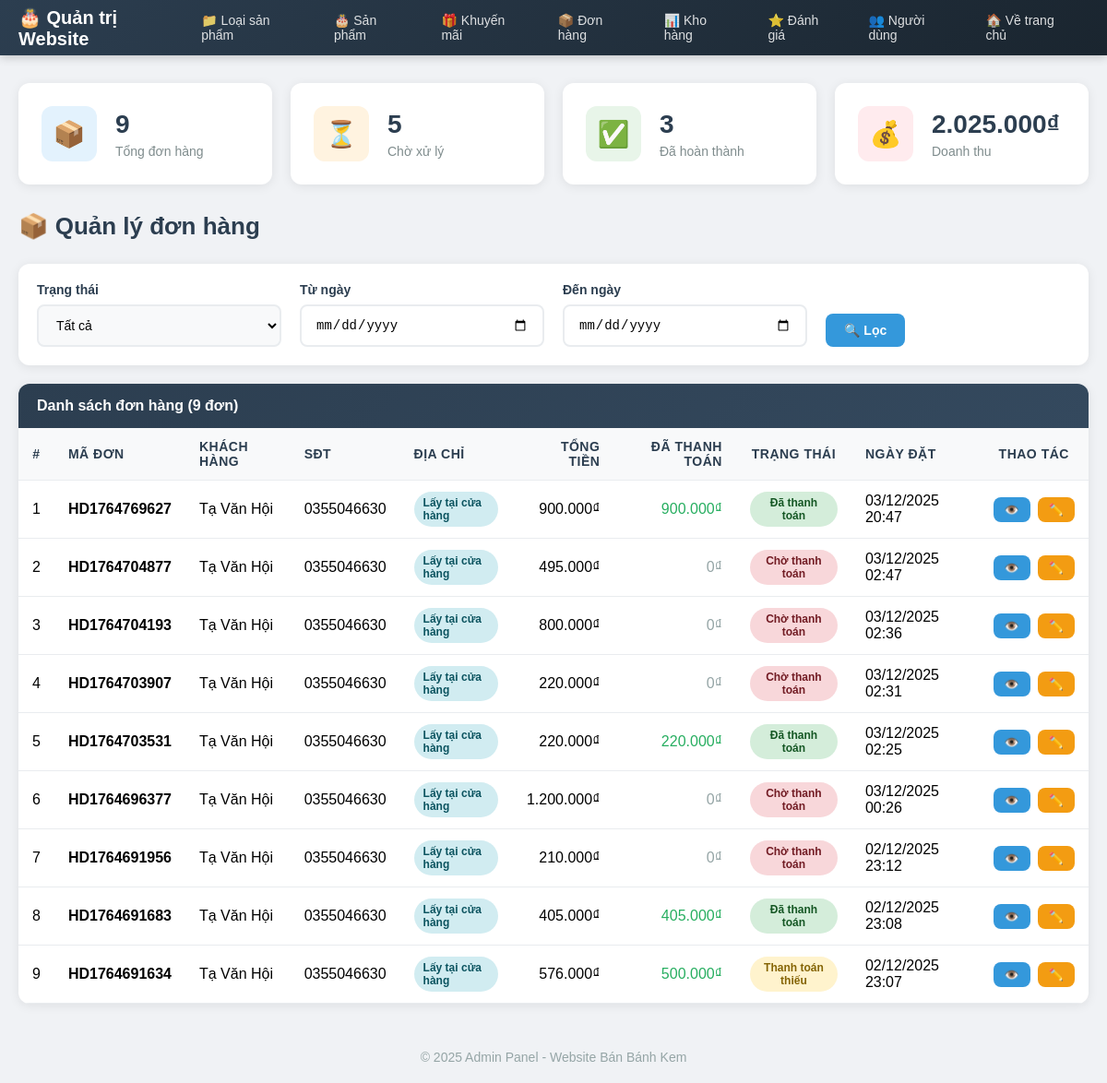
/Admin/orderList (signed in), run on the app's committed database.
### tables this page shows
CREATE TABLE `orders` (
  `id` int(11) NOT NULL,
  `user_id` int(11) NOT NULL,
  `order_code` varchar(50) NOT NULL,
  `receiver` varchar(100) NOT NULL,
  `phone` varchar(20) NOT NULL,
  `address` varchar(255) NOT NULL,
  `delivery_method` varchar(20) NOT NULL DEFAULT 'home',
  `payment_method` varchar(20) NOT NULL,
  `total_amount` decimal(15,2) NOT NULL DEFAULT 0.00,
  `discount_amount` decimal(15,2) NOT NULL DEFAULT 0.00,
  `coupon_code` varchar(100) DEFAULT NULL,
  `transaction_info` varchar(30) NOT NULL,
  `note` text DEFAULT NULL,
  `created_at` datetime DEFAULT current_timestamp(),
  `received_amount` decimal(15,2) DEFAULT 0.00,
  `lack_amount` decimal(15,2) DEFAULT 0.00
);

### app/Controller.php (called while the page is built, shortened)
<?php
class Controller {
    public function model($model){
        return new $model;
    }
    public function view($view, $data = []){
        extract($data);
        require "./views/" . $view . ".php";
    }
}

### controllers/Admin.php (called while the page is built, shortened)
<?php
class Admin extends Controller{
    public function orderList() {
        $orderModel = $this->model('OrderModel');
        $where = "1=1";
        $params = [];
        $statsWhere = "1=1";
        $statsParams = [];
        $orders = $orderModel->select("SELECT * FROM orders WHERE $where ORDER BY created_at DESC", $params);
        $filteredOrders = $orderModel->select("SELECT * FROM orders WHERE $statsWhere", $statsParams);
        $stats = [
            'total' => count($filteredOrders),
            'pending' => 0,
            'completed' => 0,
            'revenue' => 0
        ];
        foreach ($filteredOrders as $o) {
            $stats['revenue'] += (float)($o['received_amount'] ?? 0);
            if ($o['transaction_info'] == 'dathanhtoan') {
                $stats['completed']++;
            } elseif ($o['transaction_info'] == 'chothanhtoan') {
                $stats['pending']++;
            }
        }
        $this->view('adminPage', [
            'page' => 'OrderListView',
            'orders' => $orders,
            'stats' => $stats
        ]);
    }
}

### app/App.php (called while the page is built, shortened)
<?php
class App{
    protected $action="Show";
 public function __construct(){
        $arr=array();
        if(isset($_GET["url"])){
            $arr=$this->urlprocess();
        }
        if(isset($arr[0])&& file_exists("./controllers/".$arr[0].".php")){
            unset($arr[0]);
        }
        $this->controller= new $this->controller;
        if(isset($arr[1]) && method_exists($this->controller,$arr[1])){
            $this->action=$arr[1];
        }
        unset($arr[1]);
        $this->param =$arr?array_values($arr):array();
        call_user_func_array(array($this->controller,$this->action),$this->param);
    }
   public function urlprocess(){
        if(isset($_GET["url"])){
           return explode('/', filter_var(trim($_GET["url"],'/')));
        }
        return array();
    }
}

### index.php (called while the page is built, shortened)
<?php
require_once "app/DB.php";
require_once "app/Controller.php";
require_once "app/App.php";
$App = new App();
?>

### app/DB.php (called while the page is built, shortened)
<?php
class DB {
    private $host='localhost';
    private $user='root';
    private $pass='';
    private $dbname='website';
    public function __construct(){
        $this->db=$this->Connect();
    }
    public function Connect(){
        $dsn='mysql:host='.$this->host.';port=3306;dbname='.$this->dbname;
        $pdo=new PDO($dsn,$this->user,$this->pass);
        $pdo->setAttribute(PDO::ATTR_DEFAULT_FETCH_MODE,PDO::FETCH_ASSOC);
        return $pdo;
    }
}

### models/BaseModel.php (called while the page is built, shortened)
<?php
class BaseModel extends DB {
    public function __construct()
    {
        if ($this->db instanceof PDO) {
            $this->db->setAttribute(PDO::ATTR_ERRMODE, PDO::ERRMODE_EXCEPTION);
        } else {
            error_log("❌ BaseModel: \$this->db KHÔNG PHẢI PDO - LỖI KẾT NỐI");
        }
    }
    public function select($sql, $params = []) {
        try {
            $stmt = $this->db->prepare($sql);
            $stmt->execute($params);
            return $stmt->fetchAll(PDO::FETCH_ASSOC);
        } catch (PDOException $e) {
            error_log("Lỗi BaseModel::select(): " . $e->getMessage());
            return [];
        }
    }
}

### views/Back_end/OrderListView.php (the view, shortened to what this page needs)
<?php
$orders = $data['orders'] ?? [];
$stats = $data['stats'] ?? [];
?>
<div class="stats-grid">
    <div class="stat-card">
        <div class="stat-icon blue">📦</div>
        <div class="stat-info">
            <h3><?= $stats['total'] ?? count($orders) ?></h3>
            <p>Tổng đơn hàng</p>
        </div>
    </div>
    <div class="stat-card">
        <div class="stat-icon orange">⏳</div>
        <div class="stat-info">
            <h3><?= $stats['pending'] ?? 0 ?></h3>
            <p>Chờ xử lý</p>
        </div>
    </div>
    <div class="stat-card">
        <div class="stat-icon green">✅</div>
        <div class="stat-info">
            <h3><?= $stats['completed'] ?? 0 ?></h3>
            <p>Đã hoàn thành</p>
        </div>
    </div>
    <div class="stat-card">
        <div class="stat-icon red">💰</div>
        <div class="stat-info">
            <h3><?= number_format($stats['revenue'] ?? 0, 0, ',', '.') ?>₫</h3>
            <p>Doanh thu</p>
        </div>
    </div>
</div>
<div class="page-header">
    <h2 class="page-title">📦 Quản lý đơn hàng</h2>
</div>
<div class="card" style="margin-bottom: 20px;">
    <div class="card-body">
        <form method="GET" action="<?= APP_URL ?>/Admin/orderList" class="form-row">
            <div class="form-group" style="margin-bottom:0;">
                <label class="form-label">Trạng thái</label>
                <select name="status" class="form-control">
                    <option value="">Tất cả</option>
                </select>
            </div>
            <div class="form-group" style="margin-bottom:0;">
                <label class="form-label">Từ ngày</label>
                <input type="date" name="from_date" class="form-control" value="<?= $_GET['from_date'] ?? '' ?>">
            </div>
            <div class="form-group" style="margin-bottom:0;">
                <label class="form-label">Đến ngày</label>
                <input type="date" name="to_date" class="form-control" value="<?= $_GET['to_date'] ?? '' ?>">
            </div>
            <div class="form-group" style="margin-bottom:0;">
                <label class="form-label">&nbsp;</label>
                <button type="submit" class="btn btn-primary">🔍 Lọc</button>
            </div>
        </form>
    </div>
</div>
<div class="card">
    <div class="card-header">
        Danh sách đơn hàng (<?= count($orders) ?> đơn)
    </div>
    <div class="table-responsive">
        <table class="table">
            <thead>
                <tr>
                    <th class="text-center">#</th>
                    <th>Mã đơn</th>
                    <th>Khách hàng</th>
                    <th>SĐT</th>
                    <th>Địa chỉ</th>
                    <th class="text-right">Tổng tiền</th>
                    <th class="text-right">Đã thanh toán</th>
                    <th class="text-center">Trạng thái</th>
                    <th>Ngày đặt</th>
                    <th class="text-center">Thao tác</th>
                </tr>
            </thead>
            <tbody>
                <?php if (!empty($orders)): $i = 1; ?>
                    <?php foreach ($orders as $order): ?>
                    <tr>
                        <td class="text-center"><?= $i++ ?></td>
                        <td><strong><?= htmlspecialchars($order['order_code']) ?></strong></td>
                        <td><?= htmlspecialchars($order['receiver']) ?></td>
                        <td><?= htmlspecialchars($order['phone']) ?></td>
                        <td>
                            <?= ($order['delivery_method'] ?? '') === 'store'
                                ? '<span class="badge badge-info">Lấy tại cửa hàng</span>'
                                : htmlspecialchars(mb_substr($order['address'] ?? '', 0, 30)) . (strlen($order['address'] ?? '') > 30 ? '...' : '') ?>
                        </td>
                        <td class="text-right"><?= number_format($order['total_amount'] ?? 0, 0, ',', '.') ?>₫</td>
                        <td class="text-right">
                            <?php if (($order['received_amount'] ?? 0) > 0): ?>
                                <span style="color:#27ae60;"><?= number_format($order['received_amount'], 0, ',', '.') ?>₫</span>
                            <?php else: ?>
                                <span style="color:#95a5a6;">0₫</span>
                            <?php endif; ?>
                        </td>
                        <td class="text-center">
                            <?php
                            $status = $order['transaction_info'] ?? '';
                            if ($status == 'dathanhtoan') {
                                echo '<span class="badge badge-success">Đã thanh toán</span>';
                            } elseif ($status == 'thanhtoanthieu') {
                                echo '<span class="badge badge-warning">Thanh toán thiếu</span>';
                            } else {
                                echo '<span class="badge badge-danger">Chờ thanh toán</span>';
                            }
                            ?>
                        </td>
                        <td><?= date('d/m/Y H:i', strtotime($order['created_at'])) ?></td>
                        <td class="text-center">
                            <div class="action-btns">
                                <a href="<?= APP_URL ?>/Admin/orderDetail/<?= $order['id'] ?>" class="btn btn-primary btn-sm">👁️</a>
                                <a href="<?= APP_URL ?>/Admin/orderUpdateStatus/<?= $order['id'] ?>" class="btn btn-warning btn-sm">✏️</a>
                            </div>
                        </td>
                    </tr>
                    <?php endforeach; ?>
                <?php endif; ?>
            </tbody>
        </table>
    </div>
</div>

### public/css/admin.css (style rules this page uses)
* { margin: 0; padding: 0; box-sizing: border-box; }
body { font-family: Arial, sans-serif; background: #f0f2f5; min-height: 100vh; }
.page-header { display: flex; justify-content: space-between; align-items: center; margin-bottom: 25px; }
.page-title { font-size: 26px; color: #2c3e50; font-weight: 700; display: flex; align-items: center; gap: 10px; }
.card { background: #fff; border-radius: 12px; box-shadow: 0 2px 12px rgba(0,0,0,0.08); overflow: hidden; }
.card-header { background: linear-gradient(135deg, #2c3e50 0%, #34495e 100%); color: #fff; padding: 15px 20px; font-weight: 600; font-size: 16px; }
.card-body { padding: 20px; }
.btn { padding: 10px 20px; border-radius: 8px; font-size: 14px; font-weight: 600; cursor: pointer; text-decoration: none; display: inline-flex; align-items: center; gap: 6px; border: none; transition: all 0.3s; }
.btn-primary { background: #3498db; color: #fff; }
.btn-warning { background: #f39c12; color: #fff; }
.btn-sm { padding: 6px 12px; font-size: 13px; }
.table-responsive { overflow-x: auto; }
.table { width: 100%; border-collapse: collapse; }
.table th, .table td { padding: 12px 15px; text-align: left; border-bottom: 1px solid #e9ecef; vertical-align: middle; }
.table thead { background: #f8f9fa; }
.table thead th { font-weight: 600; color: #2c3e50; font-size: 14px; text-transform: uppercase; letter-spacing: 0.5px; }
.table .text-center { text-align: center; }
.table .text-right { text-align: right; }
.badge { display: inline-block; padding: 5px 10px; border-radius: 20px; font-size: 12px; font-weight: 600; }
.badge-success { background: #d4edda; color: #155724; }
.badge-danger { background: #f8d7da; color: #721c24; }
.badge-warning { background: #fff3cd; color: #856404; }
.badge-info { background: #d1ecf1; color: #0c5460; }
.form-group { margin-bottom: 20px; }
.form-label { display: block; margin-bottom: 8px; font-weight: 600; color: #2c3e50; font-size: 14px; }
.form-control { width: 100%; padding: 12px 15px; border: 2px solid #e9ecef; border-radius: 8px; font-size: 14px; transition: border-color 0.3s, box-shadow 0.3s; }
.form-control:read-only { background: #f8f9fa; }
select.form-control { cursor: pointer; }
.form-row { display: grid; grid-template-columns: repeat(auto-fit, minmax(200px, 1fr)); gap: 20px; align-items: end; }
.stats-grid { display: grid; grid-template-columns: repeat(auto-fit, minmax(250px, 1fr)); gap: 20px; margin-bottom: 30px; }
.stat-card { background: #fff; border-radius: 12px; padding: 25px; box-shadow: 0 2px 12px rgba(0,0,0,0.08); display: flex; align-items: center; gap: 20px; }
.stat-icon { width: 60px; height: 60px; border-radius: 12px; display: flex; align-items: center; justify-content: center; font-size: 28px; }
.stat-icon.blue { background: #e3f2fd; }
.stat-icon.green { background: #e8f5e9; }
.stat-icon.orange { background: #fff3e0; }
.stat-icon.red { background: #ffebee; }
.stat-info h3 { font-size: 28px; color: #2c3e50; margin-bottom: 5px; }
.stat-info p { color: #7f8c8d; font-size: 14px; }
.action-btns { display: flex; gap: 8px; justify-content: center; }

### data on the page
orders: order_code "HD1764769627", receiver "Tạ Văn Hội", phone "0355046630", delivery_method "Lấy tại cửa hàng", total_amount "900.000", received_amount "900.000", transaction_info "Đã thanh toán", created_at "03/12/2025 20:47"
orders: order_code "HD1764704877", receiver "Tạ Văn Hội", phone "0355046630", delivery_method "Lấy tại cửa hàng", total_amount "495.000", received_amount "0₫", transaction_info "Chờ thanh toán", created_at "03/12/2025 02:47"
orders: order_code "HD1764704193", receiver "Tạ Văn Hội", phone "0355046630", delivery_method "Lấy tại cửa hàng", total_amount "800.000", received_amount "0₫", transaction_info "Chờ thanh toán", created_at "03/12/2025 02:36"
orders: order_code "HD1764703907", receiver "Tạ Văn Hội", phone "0355046630", delivery_method "Lấy tại cửa hàng", total_amount "220.000", received_amount "0₫", transaction_info "Chờ thanh toán", created_at "03/12/2025 02:31"
orders: order_code "HD1764703531", receiver "Tạ Văn Hội", phone "0355046630", delivery_method "Lấy tại cửa hàng", total_amount "220.000", received_amount "220.000", transaction_info "Đã thanh toán", created_at "03/12/2025 02:25"
orders: order_code "HD1764696377", receiver "Tạ Văn Hội", phone "0355046630", delivery_method "Lấy tại cửa hàng", total_amount "1.200.000", received_amount "0₫", transaction_info "Chờ thanh toán", created_at "03/12/2025 00:26"
orders: order_code "HD1764691956", receiver "Tạ Văn Hội", phone "0355046630", delivery_method "Lấy tại cửa hàng", total_amount "210.000", received_amount "0₫", transaction_info "Chờ thanh toán", created_at "02/12/2025 23:12"
orders: order_code "HD1764691683", receiver "Tạ Văn Hội", phone "0355046630", delivery_method "Lấy tại cửa hàng", total_amount "405.000", received_amount "405.000", transaction_info "Đã thanh toán", created_at "02/12/2025 23:08"
orders: order_code "HD1764691634", receiver "Tạ Văn Hội", phone "0355046630", delivery_method "Lấy tại cửa hàng", total_amount "576.000", received_amount "500.000", transaction_info "Thanh toán thiếu", created_at "02/12/2025 23:07"

### other printed values
$stats['total'] "9"
$stats['pending'] "5"
$stats['completed'] "3"
$stats['revenue'] "2.025.000"
count($orders) "9"
